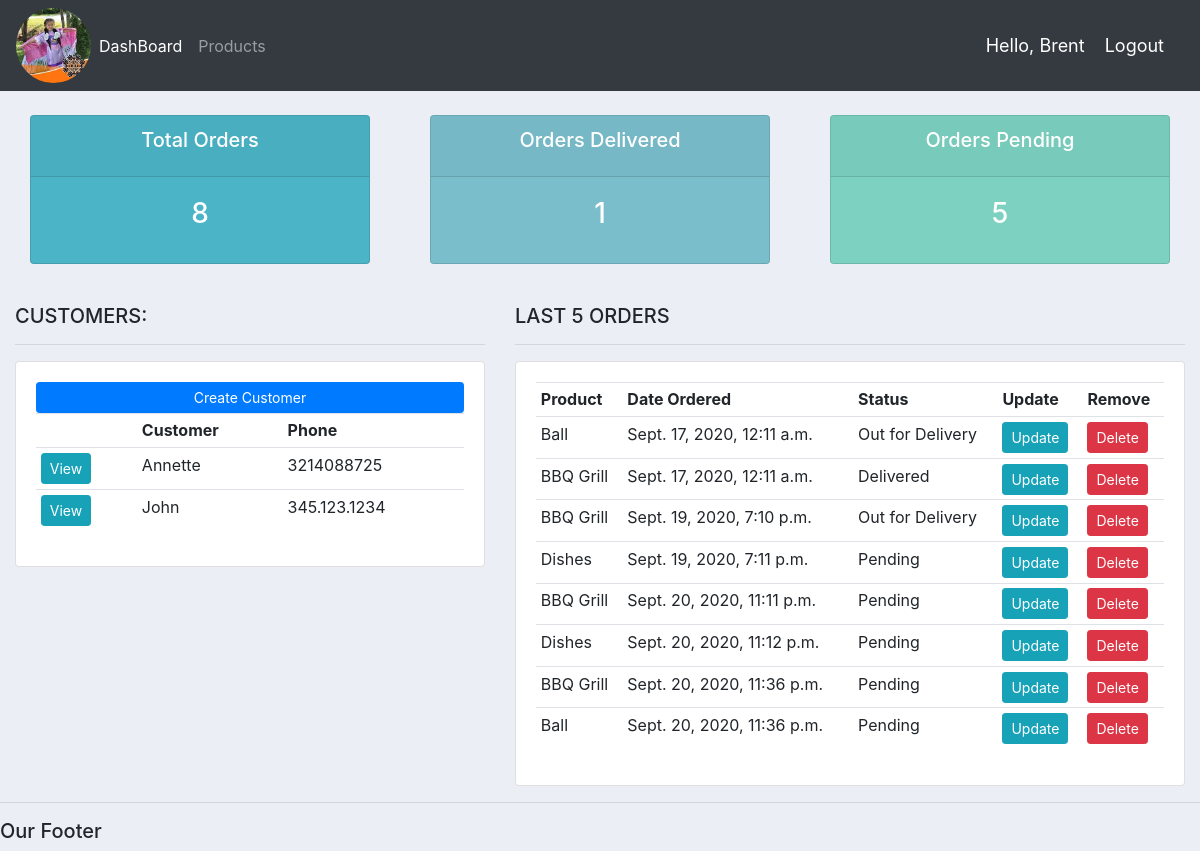
The page / (signed in) on the database its author committed.
### accounts/models.py (models this page shows, shortened)
class Customer(models.Model):
    name = models.CharField(max_length=200, null=True)
    phone = models.CharField(max_length=200, null=True)
    email = models.CharField(max_length=200, null=True)
    date_created = models.DateTimeField(auto_now_add=True, null=True)

class Order(models.Model):
    STATUS = (
        ('Pending','Pending'),
        ('Out for Delivery', 'Out for Delivery'),
        ('Delivered','Delivered'),
            )
    customer = models.ForeignKey(Customer, null=True, on_delete= models.SET_NULL)
    product = models.ForeignKey(Product, null=True, on_delete= models.SET_NULL)
    date_created = models.DateTimeField(auto_now_add=True, null=True)
    status = models.CharField(max_length=200, null=True, choices=STATUS)
    note = models.CharField(max_length=200, null=True)

class Product(models.Model):
    CATEGORY = (
        ('Indoor','Indoor'),
        ('Outdoor', 'Outdoor'),
            )
    name = models.CharField(max_length=200, null=True)
    price = models.FloatField(null=True)
    category = models.CharField(max_length=200, null=True, choices=CATEGORY)
    description = models.CharField(max_length=200, null=True, blank=True)
    date_created = models.DateTimeField(auto_now_add=True, null=True)
    tags = models.ManyToManyField(Tag)
    def __str__(self):
        return self.name

### accounts/views.py (the view)
# urls.py: path('', views.home, name="home"),
@login_required(login_url='login')
def home(request):
    orders = Order.objects.all()
    customers = Customer.objects.all()
    total_customers = customers.count()
    total_orders = orders.count()
    delivered = orders.filter(status='Delivered').count()
    pending = orders.filter(status='Pending').count()
    context = {'orders':orders, 'customers':customers,'total_customers':total_customers,'total_orders':total_orders,'delivered':delivered,'pending':pending}
    return render(request, 'accounts/dashboard.html', context)

### accounts/templates/accounts/dashboard.html
{% extends 'accounts/main.html' %}
{% block content %}
{% include 'accounts/status.html' %}
<br>
<div class="row">
	<div class="col-md-5">
		<h5>CUSTOMERS:</h5>
		<hr>
		<div class="card card-body">
			<a class="btn btn-primary  btn-sm btn-block" href="">Create Customer</a>
			<table class="table table-sm">
				<tr>
					<th></th>
					<th>Customer</th>
					<th>Phone</th>
				</tr>
                {% for customer in customers %}
                    <tr>
						<td><a class="btn btn-sm btn-info" href="{% url 'customer' customer.id %}">View</a></td>
						<td>{{customer.name}}</td>
						<td>{{customer.phone}}</td>
                    </tr>
                {% endfor %}
			</table>
		</div>
	</div>
	<div class="col-md-7">
		<h5>LAST 5 ORDERS</h5>
		<hr>
		<div class="card card-body">
			<table class="table table-sm">
				<tr>
					<th>Product</th>
					<th>Date Ordered</th>
					<th>Status</th>
					<th>Update</th>
					<th>Remove</th>
				</tr>
                {% for order in orders %}
                    <tr>
						<td>{{order.product}}</td>
						<td>{{order.date_created}}</td>
						<td>{{order.status}}</td>
						<td><a class="btn btn-sm btn-info"href="{% url 'update_order' order.id %}">Update</a></td>
						<td><a class="btn btn-sm btn-danger"href="{% url 'delete_order' order.id %}">Delete</a></td>
                    </tr>
                {% endfor %}
			</table>
		</div>
	</div>
</div>
{% endblock %}

### accounts/templates/accounts/main.html (shortened to what this page needs)
{% load static %}
<!DOCTYPE html>
<html>
    <head>
        <link rel="stylesheet" href="https://stackpath.bootstrapcdn.com/bootstrap/4.3.1/css/bootstrap.min.css">
        <link rel= "stylesheet" type="text/css" href="{% static '/css/main.css' %}">
    </head>
    <body>
        {% include 'accounts/navbar.html' %}
        <div class="container-fluid">
        {% block content %}
        {% endblock %}
        </div>
        <hr>
        <h5>Our Footer</h5>
    </body>
</html>

### accounts/templates/accounts/navbar.html (shortened to what this page needs)
{% load static %}
 <nav class="navbar navbar-expand-lg navbar-dark bg-dark">
     <img style="border-radius: 50px;" src="{% static 'images/images.png'%}" width="75" height="75">
     <div class="collapse navbar-collapse" id="navbarNav">
       <ul class="navbar-nav">
         <li class="nav-item active">
           <a class="nav-link" href="{% url 'home' %}">DashBoard </a>
         </li>
         <li class="nav-item">
           <a class="nav-link" href="{% url 'products' %}">Products</a>
         </li>
       </ul>
     </div>
     <span class="hello-msg">Hello, {{request.user}}</span>
     <span><a class="hello-msg" href="{% url 'logout' %}">Logout</a></span>
    </nav>

### accounts/templates/accounts/status.html
<br>
<div class="row">
	<div class="col">
		<div class="col-md">
			<div class="card text-center text-white  mb-3" id="total-orders">
			  	<div class="card-header">
			  		<h5 class="card-title">Total Orders</h5>
			  	</div>
			  	<div class="card-body">
			    	<h3 class="card-title">{{total_orders}}</h3>
			  	</div>
			</div>
		</div>
	</div>
	<div class="col">
		<div class="col-md">
			<div class="card text-center text-white  mb-3" id="orders-delivered">
			  	<div class="card-header">
			  		<h5 class="card-title">Orders Delivered</h5>
			  	</div>
			  	<div class="card-body">
			    	<h3 class="card-title">{{delivered}}</h3>
			  	</div>
			</div>
		</div>
	</div>
	<div class="col">
		<div class="col-md">
			<div class="card text-center text-white  mb-3" id="orders-pending">
			  	<div class="card-header">
			  		<h5 class="card-title">Orders Pending</h5>
			  	</div>
			  	<div class="card-body">
			    	<h3 class="card-title">{{pending}}</h3>
			  	</div>
			</div>
		</div>
	</div>
</div>

### static/css/main.css (style rules this page uses)
body { background-color: #ebeff5; }
#total-orders { background-color: #4cb4c7; }
#orders-delivered { background-color: #7abecc; }
#orders-pending { background-color: #7CD1C0; }

### accounts/templates/accounts/navbar.html (style rules this page uses)
.hello-msg { font-size: 18px; color: #ffff; margin-right: 20px; }

### rows shown on the page
Customer: name "Annette", phone "3214088725"
Customer: name "John", phone "345.123.1234"
Order: product "Ball", date_created "Sept. 17, 2020, 12:11 a.m.", status "Out for Delivery"
Order: product "BBQ Grill", date_created "Sept. 17, 2020, 12:11 a.m.", status "Delivered"
Order: product "BBQ Grill", date_created "Sept. 19, 2020, 7:10 p.m.", status "Out for Delivery"
Order: product "Dishes", date_created "Sept. 19, 2020, 7:11 p.m.", status "Pending"
Order: product "BBQ Grill", date_created "Sept. 20, 2020, 11:11 p.m.", status "Pending"
Order: product "Dishes", date_created "Sept. 20, 2020, 11:12 p.m.", status "Pending"
Order: product "BBQ Grill", date_created "Sept. 20, 2020, 11:36 p.m.", status "Pending"
Order: product "Ball", date_created "Sept. 20, 2020, 11:36 p.m.", status "Pending"

### other values the page prints
{{ request.user }} "Brent"
{{ total_orders }} "8"
{{ delivered }} "1"
{{ pending }} "5"
